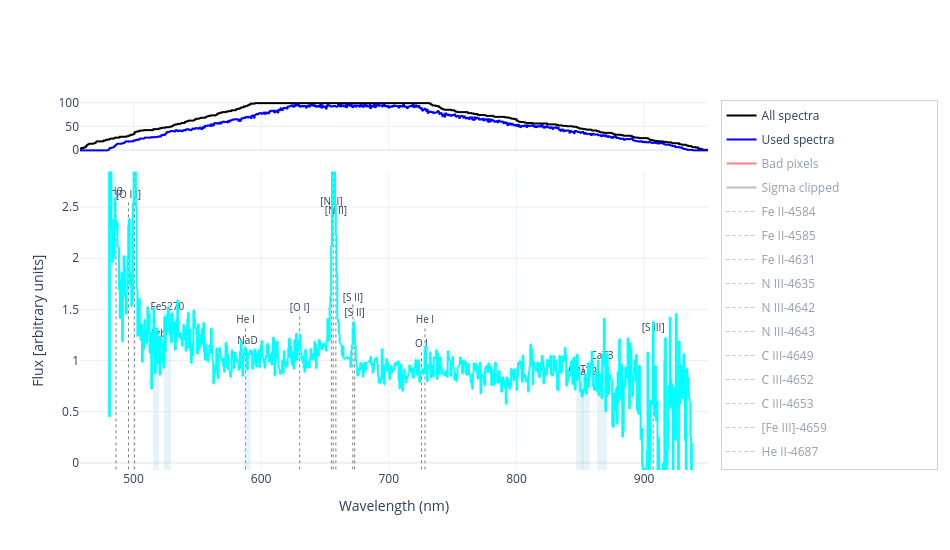
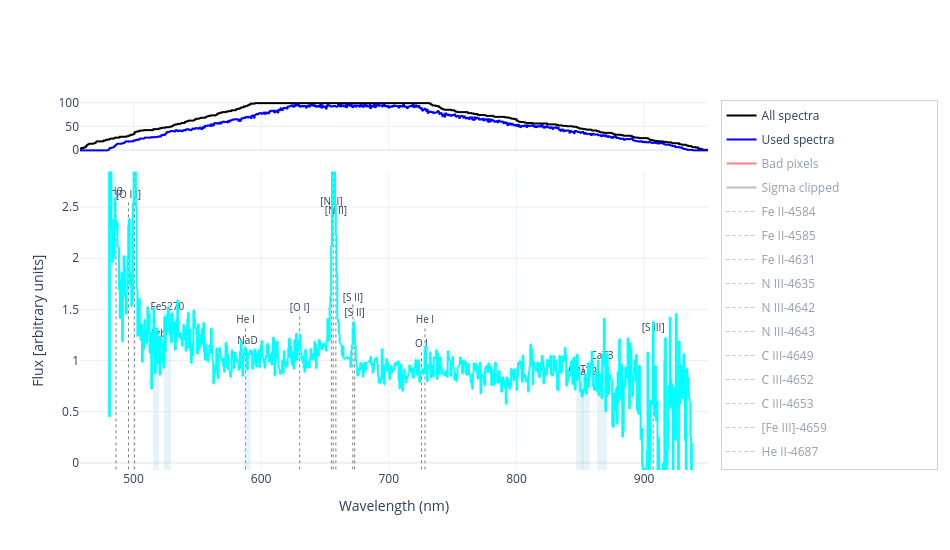

Write notebook code for charts like these, in order.
### Code cell
from spectraPyle.plot.plot import plotting
plotting(name_stack, width=950, height=550)
